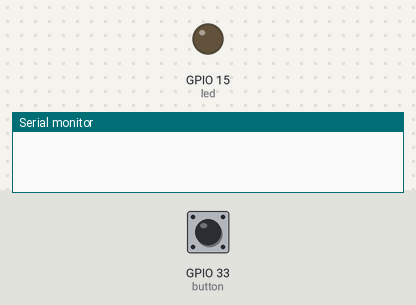
The program below on a simulated ESP32. Shown: output pins drawn as LEDs (lit = HIGH), the last lines printed to the serial monitor. Dashed ring = blinking. Inputs (shaded band) come from the test bench; at power-on: GPIO 33 (button) LOW. The local clock reads 2024-03-15 10:24:30 at power-on unless the program sets it; storage starts empty.

Above: at 1.7 s.
1.8 s: GPIO 33 (button) pulled HIGH for 1 s
At 2.9 s:
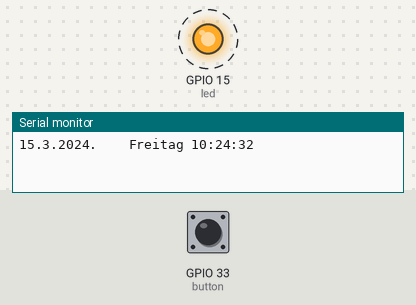
4.5 s: GPIO 33 (button) pulled HIGH for 3.2 s
At 8.7 s:
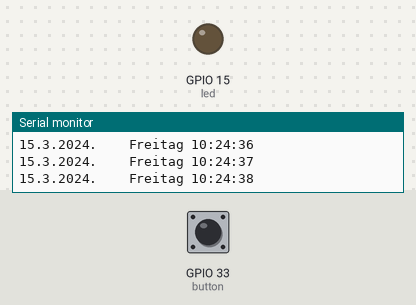
Timing chart, 0 to 10.2 s (numbered marks = the images above; inputs shaded):
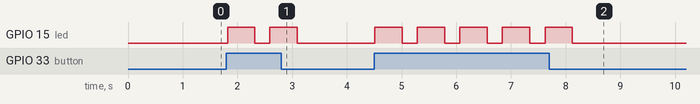

Measured:
- after the input at 1.8 s, GPIO 15 (led): alternates HIGH for 0.50 s and LOW for 0.27 s, 4 changes in all, then stays LOW, starting at once
- after the input at 4.5 s, GPIO 15 (led): alternates HIGH for 0.50 s and LOW for 0.28 s, 10 changes in all, then stays LOW, starting at once

The program:

main.cpp
```cpp
#include <Arduino.h>
// Date and time functions using a DS1307 RTC connected via I2C and Wire lib
#include "RTClib.h"
#include "FS.h"
#include <LittleFS.h>

RTC_DS1307 rtc;

char daysOfTheWeek[7][12] = {"Sonntag", "Montag", "Dienstag", "Mittwoch", "Donnerstag", "Freitag", "Samstag"};

typedef struct{
  int day = 0;
  int month = 0;
  int year = 0; //Datum wann empfangen
  int hour = 0;
  int minute = 0;
  int second = 0;
  char weekday[12] ={};
} zeit_t; //Variable für den Namen mit dem aktuellen Monat und Jahr

int button = 33;
int led = 15;

void print_time();
void save_time();
void print_data();

void setup () {
  pinMode(button, INPUT_PULLDOWN);
  pinMode(led, OUTPUT);
  Serial.begin(115200);
  LittleFS.begin(true); //LittleFS starten
  delay(500);

#ifndef ESP8266
  while (!Serial); // wait for serial port to connect. Needed for native USB
#endif

Wire.begin(21, 22); // SDA, SCL anpassen!

  if (!rtc.begin()) {
    Serial.println("Couldn't find RTC");
    Serial.flush();
    while (1) delay(10);
  }

  //LittleFS.format(); //Entkommentieren damit der von LittleFS belegte SPeicehr gelöscht wird

  if (! rtc.isrunning()) {
    Serial.println("RTC is NOT running, let's set the time!");
    // When time needs to be set on a new device, or after a power loss, the
    // following line sets the RTC to the date & time this sketch was compiled
    //rtc.adjust(DateTime(F(__DATE__), F(__TIME__)));
    // This line sets the RTC with an explicit date & time, for example to set
    // January 21, 2014 at 3am you would call:
    // rtc.adjust(DateTime(2014, 1, 21, 3, 0, 0));
  }

  // When time needs to be re-set on a previously configured device, the
  // following line sets the RTC to the date & time this sketch was compiled
  // rtc.adjust(DateTime(F(__DATE__), F(__TIME__)));
  // This line sets the RTC with an explicit date & time, for example to set
  // January 21, 2014 at 3am you would call:
  // rtc.adjust(DateTime(2014, 1, 21, 3, 0, 0));
}

void loop () {
  bool buttonState = digitalRead(button);
  if(buttonState == 1){
    digitalWrite(led, HIGH);
    delay(500);
    digitalWrite(led, LOW);
    save_time();
    delay(50);
    print_data();
    delay(50);
  }
  delay(50);
}

void print_time_now(){
    DateTime now = rtc.now();

    Serial.print(daysOfTheWeek[now.dayOfTheWeek()]);
    Serial.print(" (");
    Serial.print(now.day(), DEC);
    Serial.print('/');
    Serial.print(now.month(), DEC);
    Serial.print('/');
    Serial.print(now.year(), DEC);
    Serial.print(" : ");
    Serial.print(now.hour(), DEC);
    Serial.print(':');
    Serial.print(now.minute(), DEC);
    Serial.print(':');
    Serial.print(now.second(), DEC);


    Serial.print(") ");

    Serial.println();

    Serial.println();
}

void save_time(){
  DateTime now = rtc.now(); //aktuelle Zeit abfragen
  zeit_t aktuelle_Zeit; //objekt für Zeit erstellen
  aktuelle_Zeit.day = now.day();
  aktuelle_Zeit.month = now.month();
  aktuelle_Zeit.year = now.year();
  strcpy(aktuelle_Zeit.weekday, daysOfTheWeek[now.dayOfTheWeek()]);
  aktuelle_Zeit.hour = now.hour();
  aktuelle_Zeit.minute = now.minute();
  aktuelle_Zeit.second = now.second();

  //Serial.println("Erstelle Variable für den Namen der Datei /test.txt");
  char filename[20] = "test.txt";  //Name der File
  char file_ausfuehrbar[20] = "/";  //damit File geöffnet werden kann muss / vor dem Namen stehen
  strcat(file_ausfuehrbar, filename);  //Nun beides zsm führen damits klappt
  delay(50);

  //Öffnen der Datei
  //Serial.println("Öffne die Datei im Schreibmodus w");
  File file = LittleFS.open(file_ausfuehrbar, "a");  //Datei öffnen/erstellen im schreibmodus
  file.printf("%d.%d.%d.%11s %d:%d:%d\n",
            aktuelle_Zeit.day,
            aktuelle_Zeit.month,
            aktuelle_Zeit.year,
            aktuelle_Zeit.weekday,
            aktuelle_Zeit.hour,
            aktuelle_Zeit.minute,
            aktuelle_Zeit.second);
  delay(50);
  file.close();
}

void print_data(){
  File file = LittleFS.open("/test.txt", FILE_READ);

  while(file.available()){
    String line = file.readStringUntil('\n');

    if (line.length() == 0) continue;  // skip leere Zeilen

    zeit_t t;

    sscanf(line.c_str(), "%d.%d.%d.%11s %d:%d:%d", &t.day, &t.month, &t.year, t.weekday, &t.hour, &t.minute, &t.second);

    Serial.printf("%d.%d.%d.%11s %d:%d:%d\n", t.day, t.month, t.year, t.weekday, t.hour, t.minute, t.second);
  }

  file.close();
}


/*void setup(){
  //Initialisieren
  Serial.begin(115200);

   //50ms sind zu kurz, 500 nötig sonst gehts nicht
  //richtiges Format für Namen der Datei


  //In die Datei schreiben
  char Inhalt_write[50] = "Erste Zeile";
  file.println(Inhalt_write);
  file.close();
  Serial.println("Inhalt Erste Zeile in die Datei geschrieben");
  delay(50);

  //Datei öffnen und etwas an die Datei anhängen
  file = LittleFS.open(file_ausfuehrbar, "a");  // a append sonst wird der Inhalt überschrieben
  char Inhalt_append[50] = "Zweite Zeile";
  file.println(Inhalt_append);
  file.close();
  Serial.println("Zweite Zeile an die Datei gehängt");
  delay(50);

  //Inhalt auslesen
  file = LittleFS.open(file_ausfuehrbar, "r");  // a append sonst wird der Inhalt überschrieben
  String Inhalt_read;
  while(file.available()){
    Inhalt_read = file.readStringUntil('\n');
    Serial.println("Dateiinhalt: " +Inhalt_read);
    delay(50);
  }
  file.close();
  delay(50);

  //Inhalt löschen bzw Speicher freigeben
  LittleFS.format();
}
*/
```
